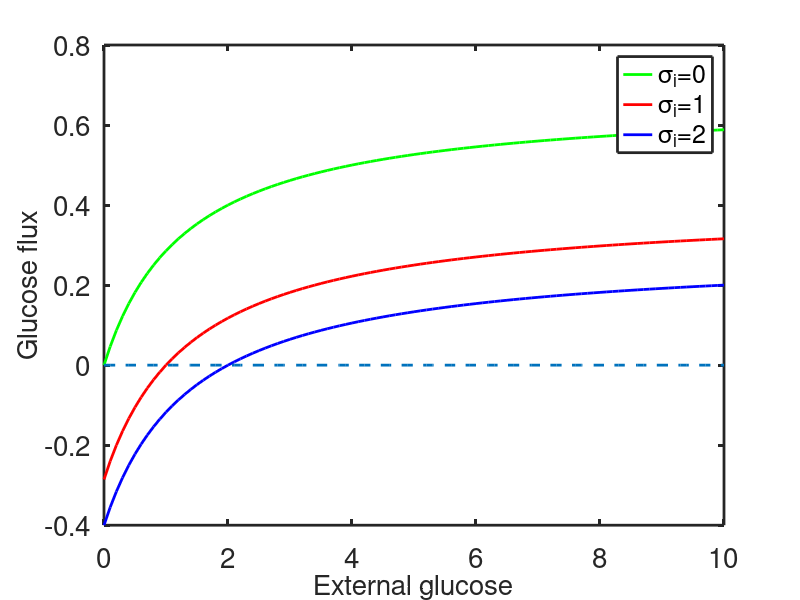

Here is the MATLAB script that generated this plot:
%-------------------------------------------------------------------
%
% Matlab code for plotting the flux through a glucose transporter.
%
% For Chapter 2, Fig. 2.7 of
% Keener and Sneyd, Mathematical Physiology, 3rd Edition, Springer.
%
% Written by James Keener and James Sneyd
%
%-------------------------------------------------------------------

function glucose_transporter_plots
clear all
close all
clc

set(0,                          ...
   'defaultaxesfontsize', 20,   ...
   'defaultaxeslinewidth', 2.0, ...
   'defaultlinelinewidth', 2.0);

k = 0.5;
 se=[0:.1:10];
si=0;
J0 = flux(se,si,k);
si=1;
J1 = flux(se,si,k);
si=2;
J2 = flux(se,si,k);
figure(1)
plot(se,J0,'g',se,J1,'r',se,J2,'b',se,zeros(length(se),1),'--','linewidth',2)
legend('\sigma_i=0','\sigma_i=1','\sigma_i=2','fontsize',18)
xlabel('External glucose','fontsize',20)
ylabel('Glucose flux','fontsize',20)

end % of main

function J=flux(se,si,k)
 J=(se-si)./((si+1+k).*(se+1+k)-k^2);

end
